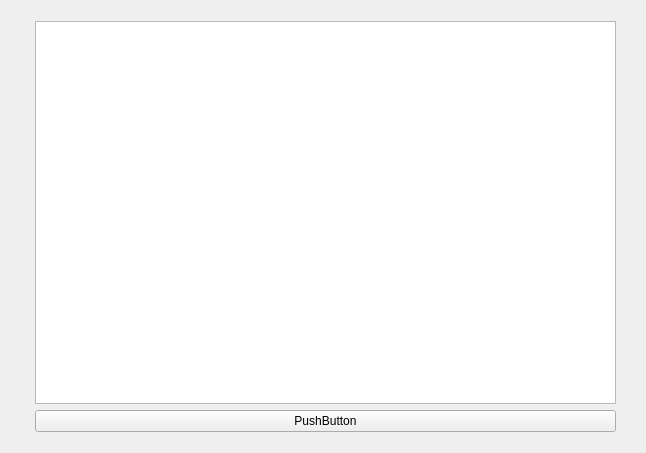
<?xml version="1.0" encoding="UTF-8"?>
<ui version="4.0">
 <class>Form</class>
 <widget class="QWidget" name="Form">
  <property name="geometry">
   <rect>
    <x>0</x>
    <y>0</y>
    <width>646</width>
    <height>453</height>
   </rect>
  </property>
  <property name="windowTitle">
   <string>Form</string>
  </property>
  <widget class="QWidget" name="">
   <property name="geometry">
    <rect>
     <x>35</x>
     <y>21</y>
     <width>581</width>
     <height>411</height>
    </rect>
   </property>
   <layout class="QVBoxLayout" name="verticalLayout">
    <item>
     <widget class="QTableView" name="tableView"/>
    </item>
    <item>
     <widget class="QPushButton" name="back_btn">
      <property name="text">
       <string>PushButton</string>
      </property>
     </widget>
    </item>
   </layout>
  </widget>
 </widget>
 <resources/>
 <connections/>
</ui>
